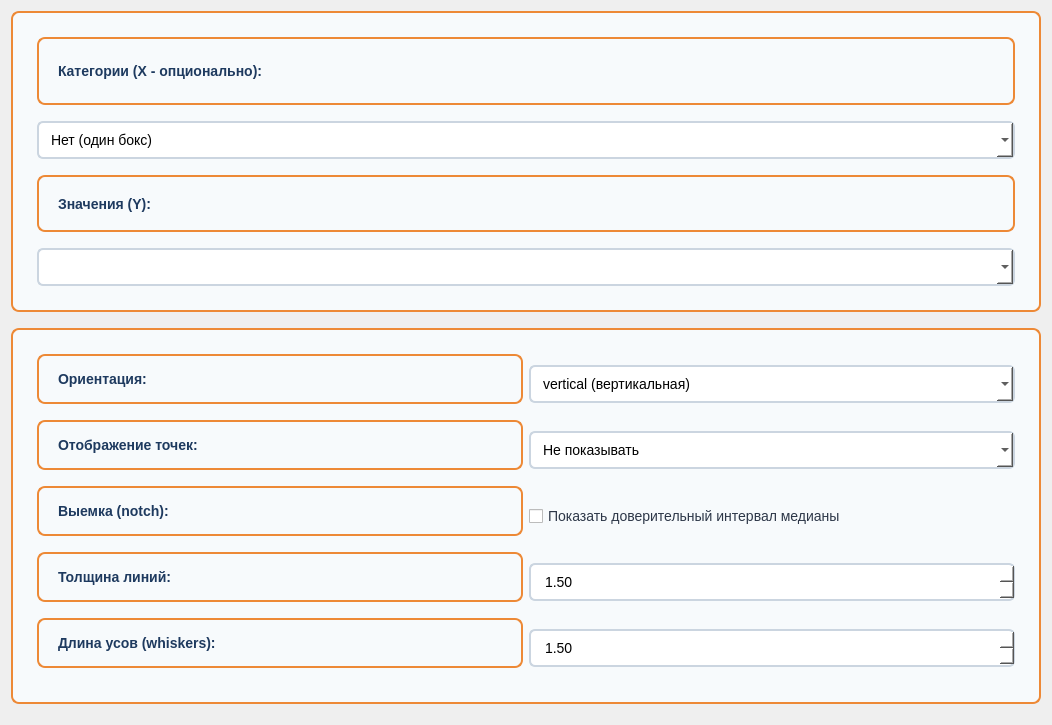
              <widget class="QWidget" name="scrollAreaWidgetContents_box">
               <property name="geometry">
                <rect>
                 <x>0</x>
                 <y>0</y>
                 <width>1052</width>
                 <height>725</height>
                </rect>
               </property>
               <layout class="QVBoxLayout" name="verticalLayout_box_scroll">
                <item>
                 <widget class="QFrame" name="box_data_frame">
                  <property name="styleSheet">
                   <string notr="true">QFrame {
    background-color: #f7fafc;
    border: 2px solid #ed8936;
    border-radius: 8px;
    padding: 15px;
    margin-bottom: 10px;
}</string>
                  </property>
                  <layout class="QVBoxLayout" name="verticalLayout_box_data">
                   <item>
                    <widget class="QLabel" name="label_box_category">
                     <property name="styleSheet">
                      <string notr="true">color: #1e3a5f;
font-size: 14px;
font-weight: bold;</string>
                     </property>
                     <property name="text">
                      <string>Категории (X - опционально):</string>
                     </property>
                    </widget>
                   </item>
                   <item>
                    <widget class="QComboBox" name="box_category_combo">
                     <property name="styleSheet">
                      <string notr="true">QComboBox {
    background-color: white;
    border: 2px solid #cbd5e0;
    border-radius: 6px;
    padding: 8px 12px;
    font-size: 14px;
}</string>
                     </property>
                     <item>
                      <property name="text">
                       <string>Нет (один бокс)</string>
                      </property>
                     </item>
                    </widget>
                   </item>
                   <item>
                    <widget class="QLabel" name="label_box_values">
                     <property name="styleSheet">
                      <string notr="true">color: #1e3a5f;
font-size: 14px;
font-weight: bold;
margin-top: 10px;</string>
                     </property>
                     <property name="text">
                      <string>Значения (Y):</string>
                     </property>
                    </widget>
                   </item>
                   <item>
                    <widget class="QComboBox" name="box_values_combo">
                     <property name="styleSheet">
                      <string notr="true">QComboBox {
    background-color: white;
    border: 2px solid #cbd5e0;
    border-radius: 6px;
    padding: 8px 12px;
    font-size: 14px;
}</string>
                     </property>
                    </widget>
                   </item>
                  </layout>
                 </widget>
                </item>
                <item>
                 <widget class="QFrame" name="box_style_frame">
                  <property name="styleSheet">
                   <string notr="true">QFrame {
    background-color: #f7fafc;
    border: 2px solid #ed8936;
    border-radius: 8px;
    padding: 15px;
    margin-bottom: 10px;
}</string>
                  </property>
                  <layout class="QGridLayout" name="gridLayout_box_style">
                   <item row="2" column="0">
                    <widget class="QLabel" name="label_box_notch">
                     <property name="styleSheet">
                      <string notr="true">color: #1e3a5f;
font-size: 14px;
font-weight: bold;</string>
                     </property>
                     <property name="text">
                      <string>Выемка (notch):</string>
                     </property>
                    </widget>
                   </item>
                   <item row="0" column="1">
                    <widget class="QComboBox" name="box_orientation_combo">
                     <property name="styleSheet">
                      <string notr="true">QComboBox {
    background-color: white;
    border: 2px solid #cbd5e0;
    border-radius: 6px;
    padding: 8px 12px;
    font-size: 14px;
    min-width: 150px;
}</string>
                     </property>
                     <item>
                      <property name="text">
                       <string>vertical (вертикальная)</string>
                      </property>
                     </item>
                     <item>
                      <property name="text">
                       <string>horizontal (горизонтальная)</string>
                      </property>
                     </item>
                    </widget>
                   </item>
                   <item row="1" column="0">
                    <widget class="QLabel" name="label_box_show_points">
                     <property name="styleSheet">
                      <string notr="true">color: #1e3a5f;
font-size: 14px;
font-weight: bold;</string>
                     </property>
                     <property name="text">
                      <string>Отображение точек:</string>
                     </property>
                    </widget>
                   </item>
                   <item row="1" column="1">
                    <widget class="QComboBox" name="box_show_points_combo">
                     <property name="styleSheet">
                      <string notr="true">QComboBox {
    background-color: white;
    border: 2px solid #cbd5e0;
    border-radius: 6px;
    padding: 8px 12px;
    font-size: 14px;
    min-width: 150px;
}</string>
                     </property>
                     <item>
                      <property name="text">
                       <string>Не показывать</string>
                      </property>
                     </item>
                     <item>
                      <property name="text">
                       <string>outliers (только выбросы)</string>
                      </property>
                     </item>
                     <item>
                      <property name="text">
                       <string>all (все точки)</string>
                      </property>
                     </item>
                    </widget>
                   </item>
                   <item row="0" column="0">
                    <widget class="QLabel" name="label_box_orientation">
                     <property name="styleSheet">
                      <string notr="true">color: #1e3a5f;
font-size: 14px;
font-weight: bold;</string>
                     </property>
                     <property name="text">
                      <string>Ориентация:</string>
                     </property>
                    </widget>
                   </item>
                   <item row="2" column="1">
                    <widget class="QCheckBox" name="box_notch_checkbox">
                     <property name="styleSheet">
                      <string notr="true">QCheckBox {
    font-size: 14px;
    color: #2d3748;
}</string>
                     </property>
                     <property name="text">
                      <string>Показать доверительный интервал медианы</string>
                     </property>
                     <property name="checked">
                      <bool>false</bool>
                     </property>
                    </widget>
                   </item>
                   <item row="4" column="0">
                    <widget class="QLabel" name="label_box_whis">
                     <property name="styleSheet">
                      <string notr="true">color: #1e3a5f;
font-size: 14px;
font-weight: bold;</string>
                     </property>
                     <property name="text">
                      <string>Длина усов (whiskers):</string>
                     </property>
                    </widget>
                   </item>
                   <item row="3" column="1">
                    <widget class="QDoubleSpinBox" name="box_linewidth_spin">
                     <property name="styleSheet">
                      <string notr="true">QDoubleSpinBox {
    background-color: white;
    border: 2px solid #cbd5e0;
    border-radius: 6px;
    padding: 8px 12px;
    font-size: 14px;
    min-width: 100px;
}</string>
                     </property>
                     <property name="minimum">
                      <double>0.500000000000000</double>
                     </property>
                     <property name="maximum">
                      <double>5.000000000000000</double>
                     </property>
                     <property name="singleStep">
                      <double>0.500000000000000</double>
                     </property>
                     <property name="value">
                      <double>1.500000000000000</double>
                     </property>
                    </widget>
                   </item>
                   <item row="3" column="0">
                    <widget class="QLabel" name="label_box_linewidth">
                     <property name="styleSheet">
                      <string notr="true">color: #1e3a5f;
font-size: 14px;
font-weight: bold;</string>
                     </property>
                     <property name="text">
                      <string>Толщина линий:</string>
                     </property>
                    </widget>
                   </item>
                   <item row="4" column="1">
                    <widget class="QDoubleSpinBox" name="box_whis_spin">
                     <property name="styleSheet">
                      <string notr="true">QDoubleSpinBox {
    background-color: white;
    border: 2px solid #cbd5e0;
    border-radius: 6px;
    padding: 8px 12px;
    font-size: 14px;
    min-width: 100px;
}</string>
                     </property>
                     <property name="minimum">
                      <double>1.000000000000000</double>
                     </property>
                     <property name="maximum">
                      <double>5.000000000000000</double>
                     </property>
                     <property name="singleStep">
                      <double>0.500000000000000</double>
                     </property>
                     <property name="value">
                      <double>1.500000000000000</double>
                     </property>
                    </widget>
                   </item>
                  </layout>
                 </widget>
                </item>
               </layout>
              </widget>
